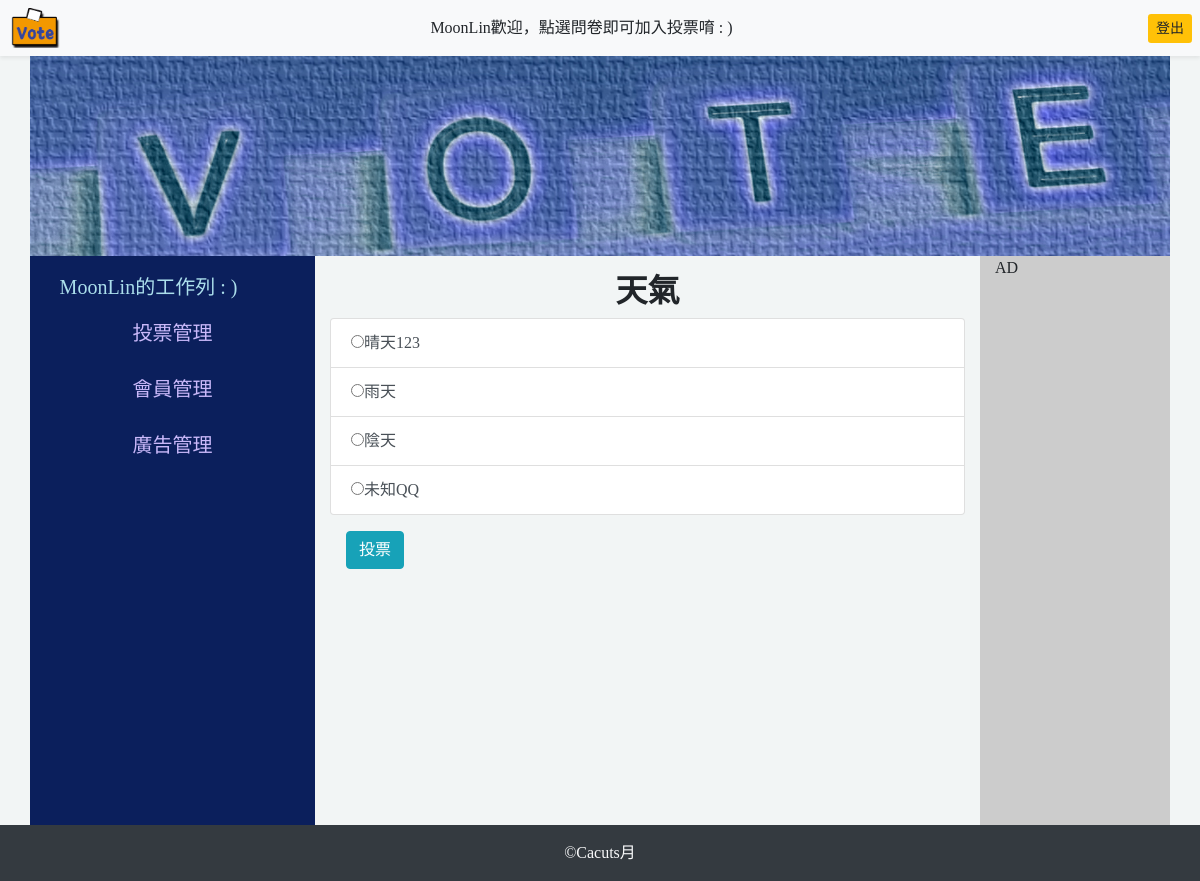
Page /index.php?do=vote&id=3 (signed in) on the committed database.
### tables this page shows
CREATE TABLE `topics` (
  `id` int(11) UNSIGNED NOT NULL,
  `topic` varchar(128) NOT NULL COMMENT '主題'
);

CREATE TABLE `options` (
  `id` int(11) UNSIGNED NOT NULL,
  `opt` varchar(128) NOT NULL COMMENT 'option',
  `count` int(11) UNSIGNED NOT NULL DEFAULT 0,
  `topic_id` int(11) UNSIGNED NOT NULL COMMENT '應對的主題'
);

### api/db.php (called while the page is built, shortened)
<?php
$dsn="mysql:host=localhost;charset=utf8;dbname=vote";
$pdo=new PDO($dsn,'root','');
 function find($table,$id){
    global $pdo;
    $sql="SELECT * FROM `$table` WHERE ";
    if(is_array($id)){
        foreach($id as $key=>$value){
            $tmp[]="`$key`='$value'";
        }
        $sql=$sql. implode(" AND ",$tmp);
    }else{
       $sql=$sql . "`id`='$id'";
    }
    return $pdo->query($sql)->fetch(PDO::FETCH_ASSOC);
}
function all($table,...$arg){
global $pdo;
$sql="SELECT * FROM `$table` ";
if(isset($arg[0])){
    if(is_array($arg[0])){
        foreach($arg[0] as $key=>$value){
            $tmp[]="`$key`='$value'";
        }
        $sql=$sql."where " . implode(" AND ",$tmp);
    }else{
        $sql=$sql.$arg[0];
    }
}
$rows=$pdo->query($sql)->fetchAll(PDO::FETCH_ASSOC);
return $rows;
}
?>

### frontend/vote.php (the view, shortened to what this page needs)
<?php
$id=$_GET['id'];
$subject=find('topics',$id);
$options=all('options',['topic_id'=>$id]);
?>
<h2 class="text-center mt-3 font-weight-bold"><?=$subject['topic'];?></h2>
<ol class="list-group">
<form action="./api/save_vote.php" method="post">
    <?php
    foreach ($options as $key => $opt){
        if($opt['opt']!=""){
            echo "<label class='list-group-item  list-group-item-action'>";
            echo "<input type='radio' name='opt' value='{$opt['id']}'>";
            echo $opt['opt'];
            echo "</label>";
        }
    }
    ?>
</ol>
<input type="submit" value="投票" class="btn btn-info m-3">

### index.php (style rules this page uses)
body { background-color: #f2f5f5; font-family: Microsoft JhengHei; }

### rows in the picture
topics: topic "天氣"
options: opt "晴天123"
options: opt "雨天"
options: opt "陰天"
options: opt "未知QQ"

### other values in the picture
$_SESSION['name'] "MoonLin"
